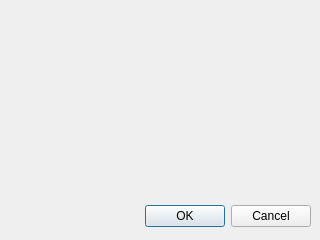
<ui version="4.0">
 <class>Dialog_Login</class>
 <widget class="QDialog" name="Dialog_Login">
  <property name="geometry">
   <rect>
    <x>0</x>
    <y>0</y>
    <width>320</width>
    <height>240</height>
   </rect>
  </property>
  <property name="windowTitle">
   <string>Dialog</string>
  </property>
  <widget class="QDialogButtonBox" name="buttonBox">
   <property name="geometry">
    <rect>
     <x>10</x>
     <y>200</y>
     <width>301</width>
     <height>32</height>
    </rect>
   </property>
   <property name="orientation">
    <enum>Qt::Horizontal</enum>
   </property>
   <property name="standardButtons">
    <set>QDialogButtonBox::Cancel|QDialogButtonBox::Ok</set>
   </property>
  </widget>
 </widget>
 <resources/>
 <connections>
  <connection>
   <sender>buttonBox</sender>
   <signal>accepted()</signal>
   <receiver>Dialog_Login</receiver>
   <slot>accept()</slot>
   <hints>
    <hint type="sourcelabel">
     <x>248</x>
     <y>254</y>
    </hint>
    <hint type="destinationlabel">
     <x>157</x>
     <y>274</y>
    </hint>
   </hints>
  </connection>
  <connection>
   <sender>buttonBox</sender>
   <signal>rejected()</signal>
   <receiver>Dialog_Login</receiver>
   <slot>reject()</slot>
   <hints>
    <hint type="sourcelabel">
     <x>316</x>
     <y>260</y>
    </hint>
    <hint type="destinationlabel">
     <x>286</x>
     <y>274</y>
    </hint>
   </hints>
  </connection>
 </connections>
</ui>
